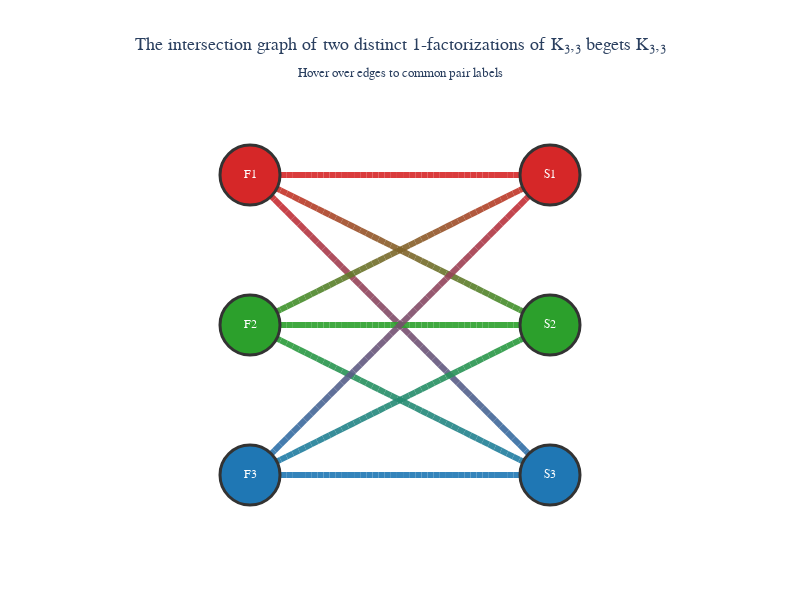

Source (notebook cell):
### Markdown cell above
## 3. Diagnostic

The pairings in the Example correspond to the matching of (FLAT, Round 1) and (STAR, Round 1), And the resulting pattern can not be part of a proper edge coloring on $K_{3,3}$. **Virtually** the encounter (1 versus 6) is played twice, In practice there are two **hidden** games involoving teams not in $K_{3,3}$, NIP and Eternal Fire.

To analyze the relationship between different proper 3-edge-colorings, we adopt the language of 1-factorizations, where each coloring corresponds to a partition into factors (perfect matchings)." The following construct explains the issue better. For clarity, in this notebook, a proper edge coloring refers strictly to a practical matching strategy in the Swiss Bracket tournament.

Let us consider an intersection graph where each node represents a factor of either ther Star or Flat 1-factorization of $K_{3,3}$. and each edge represent a common edge. For example, the factors *Flat Round1* (F1) and *Star Round 1* (S1) share the edge (1, 6) thus are connected.

### Code cell
from ema.intersection import intersection_graph_STAR_FLAT

fig = intersection_graph_STAR_FLAT()
fig.show()
